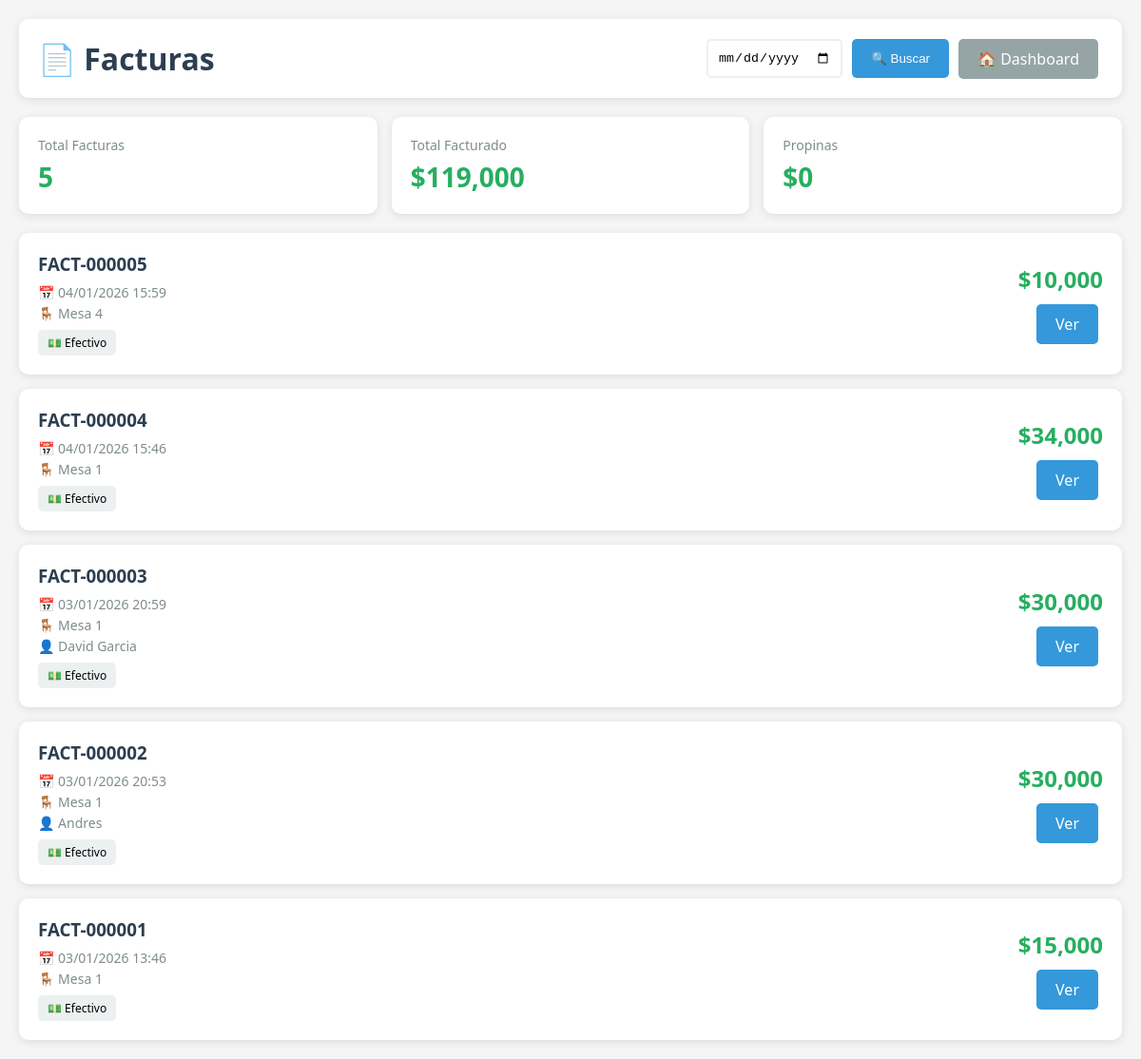
The page /facturas (signed in) on the database its author committed.
### app.py (models this page shows)
class Factura(db.Model):
    id = db.Column(db.Integer, primary_key=True)
    numero_consecutivo = db.Column(db.String(50), unique=True, nullable=False)
    sesion_id = db.Column(db.Integer, db.ForeignKey('sesion.id'), nullable=False)
    fecha_emision = db.Column(db.DateTime, default=datetime.now)
    subtotal = db.Column(db.Float, default=0)
    iva = db.Column(db.Float, default=0)
    propina = db.Column(db.Float, default=0)
    total = db.Column(db.Float, default=0)
    metodo_pago = db.Column(db.String(50), default='efectivo')
    desglose_pago = db.Column(db.Text)
    cliente_nombre = db.Column(db.String(200))
    cliente_documento = db.Column(db.String(50))
    notas = db.Column(db.Text)
    estado_pago = db.Column(db.String(20), default='pagada')  # pagada, pendiente, vencida
    fecha_vencimiento = db.Column(db.Date, nullable=True)  # Cuándo debe pagar el cliente
    fecha_pago_real = db.Column(db.DateTime, nullable=True)  # Cuándo pagó realmente
    saldo_pendiente = db.Column(db.Float, default=0)  # Si pagó parcialmente
    sesion = db.relationship('Sesion', backref='facturas')

class Mesa(db.Model):
    id = db.Column(db.Integer, primary_key=True)
    numero = db.Column(db.Integer, nullable=False, unique=True)
    capacidad = db.Column(db.Integer, default=4)
    activa = db.Column(db.Boolean, default=True)

### app.py (the view)
@app.route("/facturas")
@login_required
def lista_facturas():
    fecha_param = request.args.get('fecha')
    if fecha_param:
        try:
            fecha_obj = datetime.strptime(fecha_param, '%Y-%m-%d').date()
            facturas = Factura.query.filter(
                db.func.date(Factura.fecha_emision) == fecha_obj
            ).order_by(Factura.fecha_emision.desc()).all()
        except ValueError:
            flash('Fecha inválida', 'error')
            facturas = Factura.query.order_by(Factura.fecha_emision.desc()).limit(50).all()
    else:
        facturas = Factura.query.order_by(Factura.fecha_emision.desc()).limit(50).all()
    return render_template("lista_facturas.html", facturas=facturas)

### app.py (called while the page is built)
@login_manager.user_loader
def load_user(user_id):
    return Usuario.query.get(int(user_id))

### templates/lista_facturas.html (shortened to what this page needs)
<!DOCTYPE html>
<html lang="es">
<head>
</head>
<body>
    <div class="container">
        <div class="header">
            <h1>📄 Facturas</h1>
            <div class="filtros">
                <form method="GET" style="display: flex; gap: 10px;">
                    <input type="date" name="fecha" value="{{ request.args.get('fecha', '') }}">
                    <button type="submit">🔍 Buscar</button>
                </form>
                <a href="{{ url_for('dashboard') }}" class="btn btn-secondary">🏠 Dashboard</a>
            </div>
        </div>
        {% if facturas %}
        <div class="stats">
            <div class="stat-card">
                <div class="label">Total Facturas</div>
                <div class="value">{{ facturas|length }}</div>
            </div>
            <div class="stat-card">
                <div class="label">Total Facturado</div>
                <div class="value">${{ '{:,.0f}'.format(facturas|sum(attribute='total')) }}</div>
            </div>
            <div class="stat-card">
                <div class="label">Propinas</div>
                <div class="value">${{ '{:,.0f}'.format(facturas|sum(attribute='propina')) }}</div>
            </div>
        </div>
        <div class="facturas-grid">
            {% for factura in facturas %}
            <div class="factura-card">
                <div class="factura-info">
                    <h3>{{ factura.numero_consecutivo }}</h3>
                    <p>📅 {{ factura.fecha_emision.strftime('%d/%m/%Y %H:%M') }}</p>
                    <p>🪑 Mesa {{ factura.sesion.mesa.numero }}</p>
                    {% if factura.cliente_nombre %}
                    <p>👤 {{ factura.cliente_nombre }}</p>
                    {% endif %}
                    <span class="factura-metodo">
                        {% if factura.metodo_pago == 'efectivo' %}💵 Efectivo
                        {% elif factura.metodo_pago == 'tarjeta' %}💳 Tarjeta
                        {% elif factura.metodo_pago == 'transferencia' %}📱 Transferencia
                        {% elif factura.metodo_pago == 'mixto' %}🔀 Mixto
                        {% endif %}
                    </span>
                </div>
                <div style="text-align: right;">
                    <div class="factura-total">${{ '{:,.0f}'.format(factura.total) }}</div>
                    <div style="margin-top: 10px;">
                        <a href="{{ url_for('ver_factura', factura_id=factura.id) }}" class="btn btn-primary">Ver</a>
                    </div>
                </div>
            </div>
            {% endfor %}
        </div>
        {% else %}
        <div class="empty-state">
            <h2>📭 No hay facturas</h2>
            <p>No se encontraron facturas para la fecha seleccionada</p>
        </div>
        {% endif %}
    </div>
</body>
</html>

### templates/lista_facturas.html (style rules this page uses)
* { margin: 0; padding: 0; box-sizing: border-box; }
body { font-family: 'Segoe UI', Tahoma, Geneva, Verdana, sans-serif; background: #f5f5f5; padding: 20px; }
.container { max-width: 1200px; margin: 0 auto; }
.header { background: white; padding: 20px; border-radius: 10px; margin-bottom: 20px; box-shadow: 0 2px 10px rgba(0,0,0,0.1); display: flex; justify-content: space-between; align-items: center; flex-wrap: wrap; gap: 15px; }
.header h1 { color: #2c3e50; }
.filtros { display: flex; gap: 10px; align-items: center; }
.filtros input { padding: 10px; border: 2px solid #ecf0f1; border-radius: 5px; }
.filtros button { padding: 10px 20px; background: #3498db; color: white; border: none; border-radius: 5px; cursor: pointer; }
.stats { display: grid; grid-template-columns: repeat(auto-fit, minmax(200px, 1fr)); gap: 15px; margin-bottom: 20px; }
.stat-card { background: white; padding: 20px; border-radius: 10px; box-shadow: 0 2px 10px rgba(0,0,0,0.1); }
.stat-card .value { font-size: 28px; font-weight: bold; color: #27ae60; margin-top: 5px; }
.stat-card .label { color: #7f8c8d; font-size: 14px; }
.facturas-grid { display: grid; gap: 15px; }
.factura-card { background: white; padding: 20px; border-radius: 10px; box-shadow: 0 2px 10px rgba(0,0,0,0.1); display: flex; justify-content: space-between; align-items: center; transition: transform 0.3s; }
.factura-info h3 { color: #2c3e50; margin-bottom: 8px; }
.factura-info p { color: #7f8c8d; font-size: 14px; margin: 3px 0; }
.factura-total { font-size: 24px; font-weight: bold; color: #27ae60; }
.factura-metodo { display: inline-block; padding: 5px 10px; background: #ecf0f1; border-radius: 5px; font-size: 12px; margin-top: 5px; }
.btn { padding: 10px 20px; border: none; border-radius: 5px; cursor: pointer; text-decoration: none; display: inline-block; margin-right: 5px; transition: all 0.3s; }
.btn-primary { background: #3498db; color: white; }
.btn-secondary { background: #95a5a6; color: white; }

### rows shown on the page
Factura: numero_consecutivo "FACT-000005", fecha_emision "04/01/2026 15:59", sesion.mesa.numero "4", metodo_pago "💵 Efectivo", total "10,000"
Factura: numero_consecutivo "FACT-000004", fecha_emision "04/01/2026 15:46", sesion.mesa.numero "1", metodo_pago "💵 Efectivo", total "34,000"
Factura: numero_consecutivo "FACT-000003", fecha_emision "03/01/2026 20:59", sesion.mesa.numero "1", cliente_nombre "David Garcia", metodo_pago "💵 Efectivo", total "30,000"
Factura: numero_consecutivo "FACT-000002", fecha_emision "03/01/2026 20:53", sesion.mesa.numero "1", cliente_nombre "Andres", metodo_pago "💵 Efectivo", total "30,000"
Factura: numero_consecutivo "FACT-000001", fecha_emision "03/01/2026 13:46", sesion.mesa.numero "1", metodo_pago "💵 Efectivo", total "15,000"

### other values the page prints
{{ facturas|length }} "5"
{{ '{:,.0f}'.format(facturas|sum(attribute='total')) }} "119,000"
{{ '{:,.0f}'.format(facturas|sum(attribute='propina')) }} "0"
